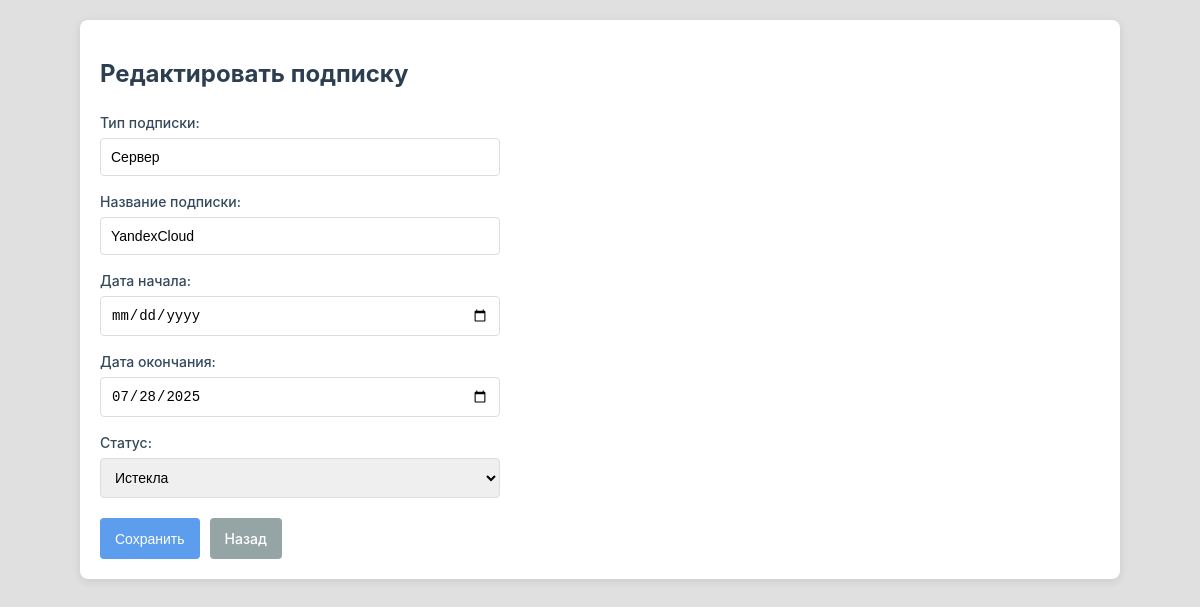
Page /subscription/edit/b0475472-7a10-4c5a-aaf0-3b3e22f0ed7e on the committed database.
### tables this page shows
CREATE TABLE subscriptions
                 (id TEXT PRIMARY KEY,
                  type TEXT NOT NULL,
                  name TEXT NOT NULL,
                  start_date TEXT,
                  end_date TEXT NOT NULL,
                  status TEXT NOT NULL);

### subscriptions_service.py (the view, shortened to what this page needs)
@app.route('/subscription/edit/<id>', methods=['GET', 'POST'])
def edit_subscription(id):
    conn = sqlite3.connect('subscriptions.db')
    c = conn.cursor()
    c.execute('SELECT * FROM subscriptions WHERE id = ?', (id,))
    subscription = c.fetchone()
    if not subscription:
        conn.close()
        flash('Подписка не найдена!', 'danger')
        return redirect(url_for('index'))
    subscription_data = {
        'id': subscription[0], 'type': subscription[1], 'name': subscription[2],
        'start_date': subscription[3], 'end_date': subscription[4], 'status': subscription[5].strip().lower()
    }
    conn.close()
    return render_template('edit_subscription.html', subscription=subscription_data)

### templates/edit_subscription.html (shortened to what this page needs)
<!DOCTYPE html>
<html lang="ru">
<head>
    <link rel="stylesheet" href="{{ url_for('static', filename='style.css') }}">
</head>
<body>
    <div class="container">
        <h1>Редактировать подписку</h1>
        <form method="post">
            <div class="form-group">
                <label for="type">Тип подписки:</label>
                <input type="text" id="type" name="type" value="{{ subscription.type }}" required>
            </div>
            <div class="form-group">
                <label for="name">Название подписки:</label>
                <input type="text" id="name" name="name" value="{{ subscription.name }}" required>
            </div>
            <div class="form-group">
                <label for="start_date">Дата начала:</label>
                <input type="date" id="start_date" name="start_date" value="{{ subscription.start_date or '' }}">
            </div>
            <div class="form-group">
                <label for="end_date">Дата окончания:</label>
                <input type="date" id="end_date" name="end_date" value="{{ subscription.end_date }}" required>
            </div>
            <div class="form-group">
                <label for="status">Статус:</label>
                <select id="status" name="status" required>
                    <option value="expired" {% if subscription.status == 'expired' %}selected{% endif %}>Истекла</option>
                </select>
            </div>
            <div class="button-group">
                <button type="submit" class="btn btn-primary">Сохранить</button>
                <a href="{{ url_for('index') }}" class="btn btn-secondary">Назад</a>
            </div>
        </form>
    </div>
</body>
</html>

### static/style.css (style rules this page uses)
body { font-family: -apple-system, BlinkMacSystemFont, 'Segoe UI', Roboto, sans-serif; background-color: #e0e0e0; color: #333; margin: 0; padding: 20px; line-height: 1.5; }
.container { max-width: 1000px; margin: 0 auto; background: #ffffff; padding: 20px; border-radius: 8px; box-shadow: 0 2px 10px rgba(0, 0, 0, 0.1); }
h1 { font-size: 24px; margin-bottom: 20px; color: #2c3e50; }
.form-group { display: flex; flex-direction: column; margin-bottom: 15px; }
.form-group label { font-size: 14px; margin-bottom: 5px; color: #34495e; font-weight: 500; }
.form-group input, .form-group select, .form-group textarea { padding: 10px; font-size: 14px; border: 1px solid #ddd; border-radius: 4px; width: 100%; max-width: 400px; box-sizing: border-box; transition: all 0.3s; }
.button-group { display: flex; gap: 10px; margin-top: 20px; }
.btn { padding: 10px 15px; font-size: 14px; border: none; border-radius: 4px; cursor: pointer; transition: all 0.3s; text-align: center; text-decoration: none; display: inline-block; font-weight: 500; }
.btn-primary { background-color: #5c9ded; color: #fff; }
.btn-secondary { background-color: #95a5a6; color: #fff; }

### rows in the picture
subscriptions: type "Сервер", name "YandexCloud", end_date "07/28/2025", status "Истекла"
